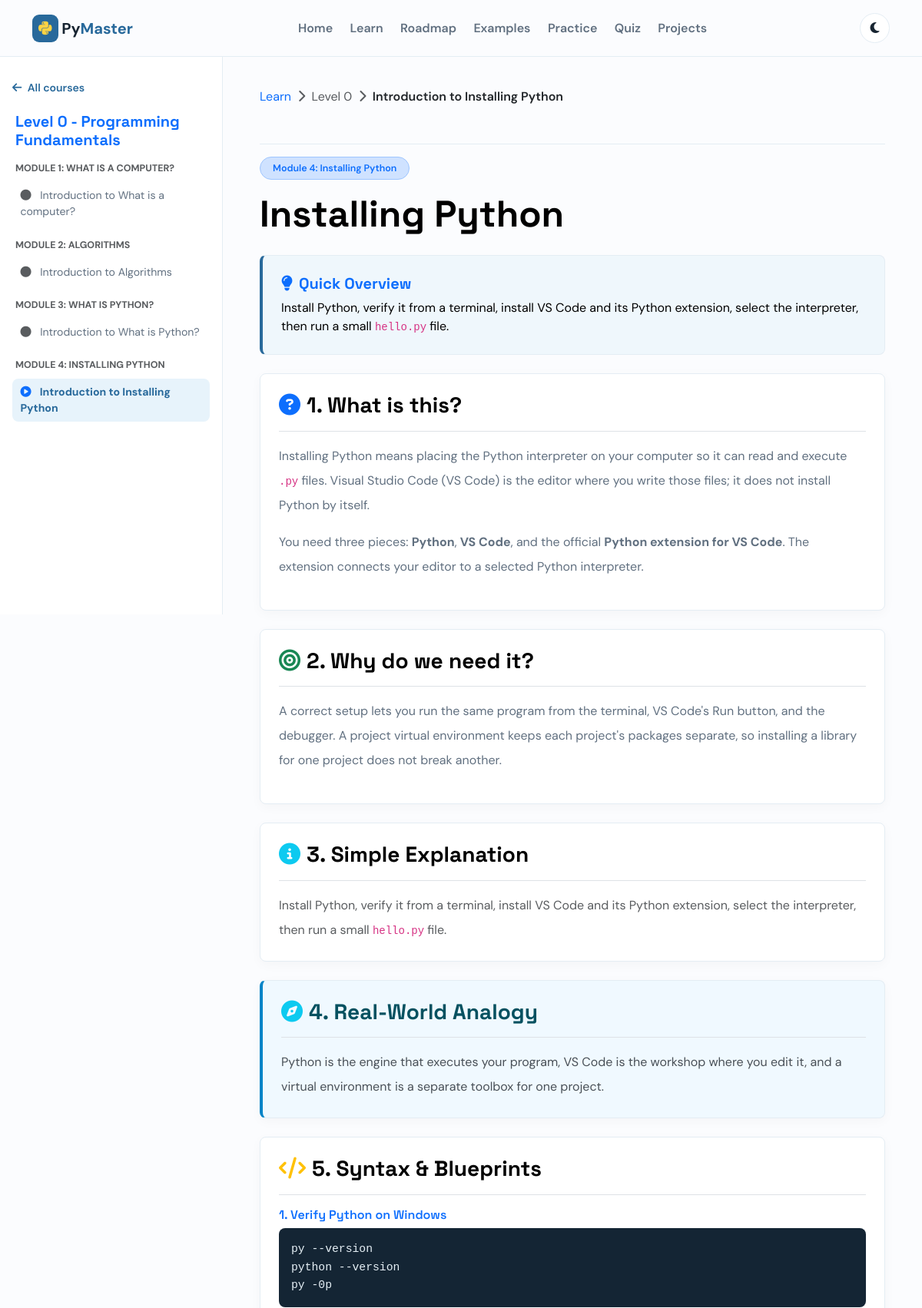
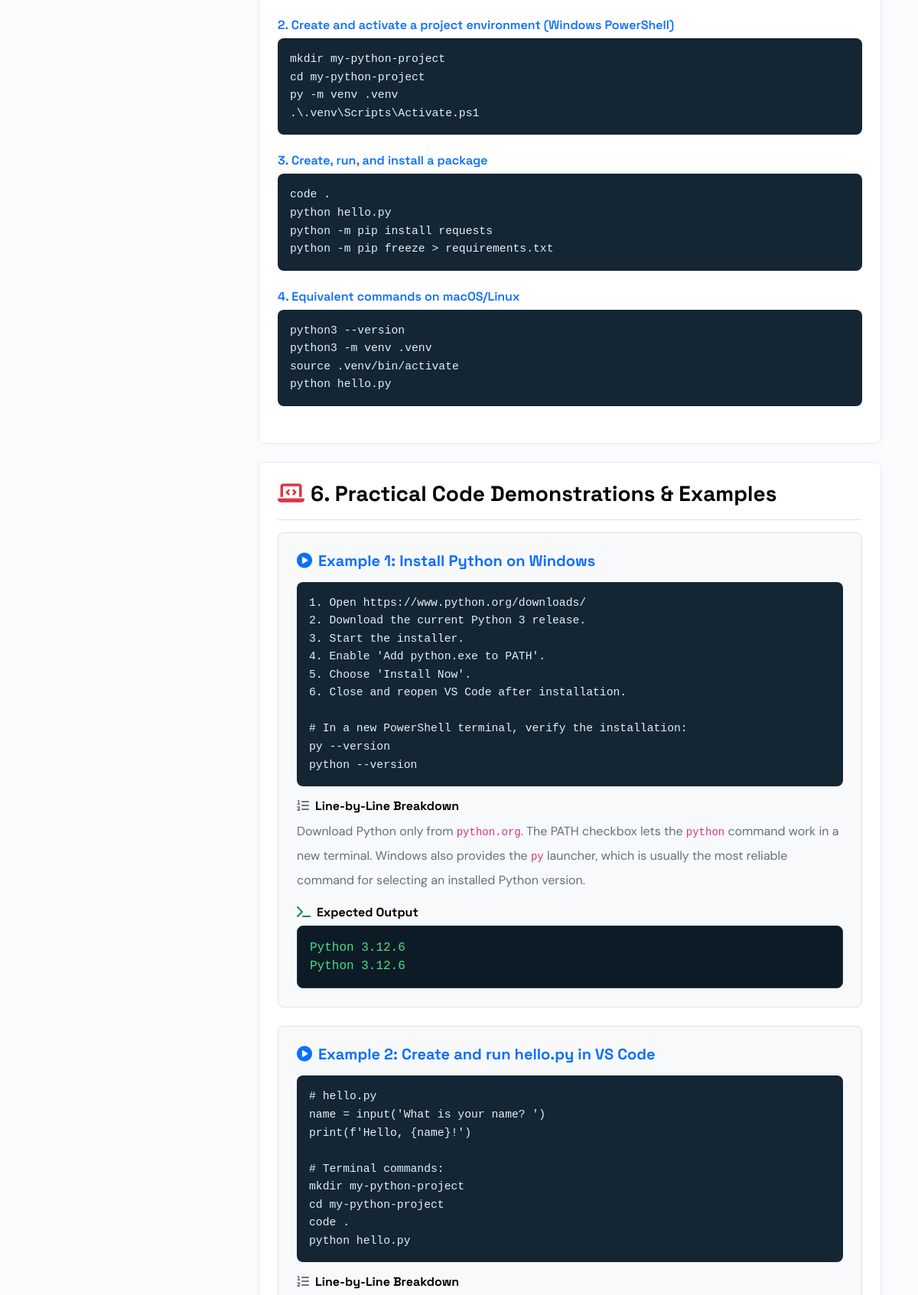
/lessons/level-0-module-4-installing-python (upper part), run on the app's committed database (2 pictures, top to bottom).
### models/course.py (models this page shows)
class Course(db.Model):
    __tablename__ = "courses"
    id = db.Column(db.Integer, primary_key=True)
    title = db.Column(db.String(150), nullable=False, unique=True)
    slug = db.Column(db.String(160), nullable=False, unique=True, index=True)
    description = db.Column(db.Text, nullable=False)
    level = db.Column(db.String(30), nullable=False, default="Beginner")
    thumbnail = db.Column(db.String(255))
    created_at = db.Column(db.DateTime, nullable=False, default=datetime.utcnow)
    modules = db.relationship("Module", back_populates="course", cascade="all, delete-orphan", order_by="Module.position")
    projects = db.relationship("Project", back_populates="course", cascade="all, delete-orphan")

### models/module.py (models this page shows)
class Module(db.Model):
    __tablename__ = "modules"
    id = db.Column(db.Integer, primary_key=True)
    course_id = db.Column(db.Integer, db.ForeignKey("courses.id"), nullable=False)
    title = db.Column(db.String(150), nullable=False)
    description = db.Column(db.Text)
    position = db.Column(db.Integer, nullable=False, default=1)
    course = db.relationship("Course", back_populates="modules")
    lessons = db.relationship("Lesson", back_populates="module", cascade="all, delete-orphan", order_by="Lesson.position")

### models/lesson.py (models this page shows)
class Lesson(db.Model):
    __tablename__ = "lessons"
    id = db.Column(db.Integer, primary_key=True)
    module_id = db.Column(db.Integer, db.ForeignKey("modules.id"), nullable=False)
    title = db.Column(db.String(180), nullable=False)
    slug = db.Column(db.String(190), nullable=False, unique=True, index=True)
    content = db.Column(db.Text, nullable=False)
    position = db.Column(db.Integer, nullable=False, default=1)
    estimated_minutes = db.Column(db.Integer, nullable=False, default=10)
    module = db.relationship("Module", back_populates="lessons")
    code_examples = db.relationship("CodeExample", back_populates="lesson", cascade="all, delete-orphan")
    practice_problems = db.relationship("PracticeProblem", back_populates="lesson", cascade="all, delete-orphan")
    quiz_questions = db.relationship("QuizQuestion", back_populates="lesson", cascade="all, delete-orphan")

### routes/main.py (the view)
@main_bp.get("/lessons/<slug>")
def lesson(slug):
    current = Lesson.query.filter_by(slug=slug).first_or_404()
    course = current.module.course
    lessons = [x for m in course.modules for x in m.lessons]
    index = lessons.index(current)
    return render_template(
        "lesson.html",
        lesson=current,
        course=course,
        modules=course.modules,
        guide=guide(current),
        previous=lessons[index - 1] if index else None,
        next_lesson=lessons[index + 1] if index + 1 < len(lessons) else None,
        progress=round((index + 1) / len(lessons) * 100),
    )

### models/quiz_question.py (called while the page is built)
    @property
    def options(self):
        return json.loads(self.options_json)

### services/lesson_content.py (called while the page is built)
def concept_name(lesson):
    return lesson.title.replace("Introduction to ", "").strip()

def guide(lesson):
    concept = concept_name(lesson)
    concept_lower = concept.lower()
    matched_guide = None
    for key, data in DETAILED_GUIDES.items():
        if key in concept_lower:
            matched_guide = dict(data)
            matched_guide["concept"] = concept
            break
    if not matched_guide:
        matched_guide = build_dynamic_detailed_guide(concept, lesson)
    if "analogy" not in matched_guide or not matched_guide["analogy"]:
        analogy_text = next(
            (text for key, text in ANALOGIES.items() if key.lower() in concept_lower),
            f"Think of {concept} as a reliable building block in your software system."
        )
        matched_guide["analogy"] = analogy_text
    return matched_guide

### templates/lesson.html (shortened to what this page needs)
{% extends "index.html" %}
{% block content %}
<div class="lesson-shell">
  <aside class="lesson-sidebar">
    <a href="{{ url_for('main.learn') }}" class="back-link mb-3 text-decoration-none fw-semibold">
      <i class="fa fa-arrow-left me-1"></i> All courses
    </a>
    <h3 class="h5 fw-bold text-primary mb-3 px-1">{{ course.title }}</h3>
    {% for module in modules %}
    <div class="side-module mb-3">
      <b class="text-uppercase text-muted fs-7 d-block px-1 mb-2">{{ module.title }}</b>
      {% for item in module.lessons %}
      <a class="side-lesson-link {{ 'current' if item.id == lesson.id }}" href="{{ url_for('main.lesson', slug=item.slug) }}">
        <i class="fa {{ 'fa-play-circle text-primary' if item.id == lesson.id else 'fa-circle text-muted' }} me-2"></i> {{ item.title }}
      </a>
      {% endfor %}
    </div>
    {% endfor %}
  </aside>
  <article class="lesson-main">
    <nav class="breadcrumbs mb-3">
      <a href="{{ url_for('main.learn') }}" class="text-decoration-none">Learn</a>
      <i class="fa fa-chevron-right text-muted mx-1"></i>
      <span class="text-muted">{{ course.level }}</span>
      <i class="fa fa-chevron-right text-muted mx-1"></i>
      <span class="text-dark fw-semibold">{{ lesson.title }}</span>
    </nav>
    <div class="badge bg-primary-subtle text-primary border border-primary-subtle px-3 py-2 rounded-pill mb-3 fw-semibold fs-7">
      {{ lesson.module.title }}
    </div>
    <h1 class="display-5 fw-bold mb-4 text-body-emphasis">{{ guide.concept }}</h1>
    <div class="overview-box p-4 rounded-3 mb-4">
      <h5 class="fw-bold text-primary mb-2"><i class="fa fa-lightbulb me-2"></i>Quick Overview</h5>
      <div class="fs-6 lh-base text-body-emphasis">{{ guide.simple | safe }}</div>
    </div>
    <section class="lesson-card p-4 rounded-3 mb-4">
      <h2 class="h3 fw-bold text-body-emphasis border-bottom pb-3 mb-3"><i class="fa fa-question-circle text-primary me-2"></i>1. What is this?</h2>
      <div class="lh-lg fs-6 text-body-secondary">{{ guide.what | safe }}</div>
    </section>
    <section class="lesson-card p-4 rounded-3 mb-4">
      <h2 class="h3 fw-bold text-body-emphasis border-bottom pb-3 mb-3"><i class="fa fa-bullseye text-success me-2"></i>2. Why do we need it?</h2>
      <div class="lh-lg fs-6 text-body-secondary">{{ guide.why | safe }}</div>
    </section>
    <section class="lesson-card p-4 rounded-3 mb-4">
      <h2 class="h3 fw-bold text-body-emphasis border-bottom pb-3 mb-3"><i class="fa fa-info-circle text-info me-2"></i>3. Simple Explanation</h2>
      <div class="lh-lg fs-6 text-body-secondary">{{ guide.simple | safe }}</div>
    </section>
    <section class="lesson-card analogy-card p-4 rounded-3 mb-4">
      <h2 class="h3 fw-bold text-info-emphasis border-bottom pb-3 mb-3"><i class="fa fa-compass text-info me-2"></i>4. Real-World Analogy</h2>
      <div class="lh-lg fs-6 text-dark-emphasis">{{ guide.analogy | safe }}</div>
    </section>
    <section class="lesson-card p-4 rounded-3 mb-4">
      <h2 class="h3 fw-bold text-body-emphasis border-bottom pb-3 mb-3"><i class="fa fa-code text-warning me-2"></i>5. Syntax & Blueprints</h2>
      {% if guide.syntaxes %}
        {% for syn in guide.syntaxes %}
        <div class="mb-4">
          <h5 class="fw-semibold text-primary fs-6 mb-2">{{ syn.label }}</h5>
          <div class="code-box p-3 rounded-3 font-monospace">
            <pre class="m-0"><code>{{ syn.code }}</code></pre>
          </div>
        </div>
        {% endfor %}
      {% else %}
        <div class="code-box p-3 rounded-3 font-monospace">
          <pre class="m-0"><code>{{ guide.syntax }}</code></pre>
        </div>
      {% endif %}
    </section>
    <section class="lesson-card p-4 rounded-3 mb-4">
      <h2 class="h3 fw-bold text-body-emphasis border-bottom pb-3 mb-3"><i class="fa fa-laptop-code text-danger me-2"></i>6. Practical Code Demonstrations & Examples</h2>
      {% if guide.examples %}
        {% for eg in guide.examples %}
        <div class="example-block border rounded-3 p-4 mb-4 bg-body-tertiary">
          <h4 class="h5 fw-bold text-primary mb-3"><i class="fa fa-play-circle me-2"></i>{{ eg.title }}</h4>
          <div class="code-box p-3 rounded-3 font-monospace mb-3">
            <pre class="m-0"><code>{{ eg.code }}</code></pre>
          </div>
          <h5 class="fw-bold text-body-emphasis fs-6 mb-2"><i class="fa fa-list-ol text-secondary me-2"></i>Line-by-Line Breakdown</h5>
          <div class="lh-lg fs-6 text-body-secondary mb-3">{{ eg.breakdown | safe }}</div>
          <h5 class="fw-bold text-body-emphasis fs-6 mb-2"><i class="fa fa-terminal text-success me-2"></i>Expected Output</h5>
          <div class="output-box p-3 rounded-3 font-monospace">
            <pre class="m-0 fs-6"><code>{{ eg.output }}</code></pre>
          </div>
        </div>
        {% endfor %}
      {% endif %}
    </section>
  </article>
</div>
{% endblock %}

### static/css/main.css (style rules this page uses)
:root { --b: #28699b; --y: #ffd343; --ink: #172431; --muted: #617080; --bg: #fbfcfe; --card: #fff; --tint: #eff7fc; --border: #e4edf4; }
* { box-sizing: border-box; }
html { scroll-behavior: smooth; scroll-padding-top: 80px; }
body { background: var(--bg); color: var(--ink); font-family: "DM Sans", sans-serif; }
h1, h2, h3, h4, h5, h6 { font-family: "Space Grotesk", sans-serif; color: var(--ink); }
p { color: var(--muted); }
nav { min-height: 74px; background: var(--bg); border-bottom: 1px solid var(--border); }
.lesson-shell { display: grid; grid-template-columns: 290px minmax(0, 1fr); max-width: 1440px; margin: 0 auto; width: 100%; min-height: calc(100vh - 74px); }
.lesson-sidebar { position: sticky; top: 74px; height: calc(100vh - 74px); overflow-y: auto; padding: 1.5rem 1rem 3rem; border-right: 1px solid var(--border); background: var(--card); }
.back-link { display: inline-block; color: var(--b); font-size: 0.88rem; padding: 0.35rem 0; }
.side-lesson-link { display: block; padding: 0.45rem 0.65rem; margin: 0.15rem 0; border-radius: 8px; color: var(--muted); font-size: 0.88rem; text-decoration: none; transition: background 0.15s ease, color 0.15s ease; }
.side-lesson-link.current { background: #e7f3fb; color: var(--b); font-weight: 700; }
.lesson-main { max-width: 960px; width: 100%; padding: 2.5rem 3rem 5rem; margin: 0 auto; }
.lesson-card { background: var(--card); border: 1px solid var(--border); border-radius: 16px; box-shadow: 0 4px 15px rgba(0, 0, 0, 0.03); }
.overview-box { background: var(--tint); border: 1px solid var(--border); border-left: 4px solid var(--b); }
.analogy-card { background: #f0f9ff; border-left: 4px solid #0284c7 !important; }
.code-box { background: #142534; color: #e5eff5; border-radius: 12px; }
.code-box pre { color: #e5eff5; font-family: "Consolas", "Fira Code", monospace; font-size: 0.92rem; line-height: 1.6; }
.output-box { background: #0d1b26; color: #4ade80; border-radius: 10px; border: 1px solid #1e3a50; }
.output-box pre { color: #4ade80; font-family: "Consolas", "Fira Code", monospace; }
.fs-7 { font-size: 0.78rem !important; }

### data on the page
Course: title "Level 0 - Programming Fundamentals", level "Level 0"
Module: title "MODULE 1: WHAT IS A COMPUTER?"
Lesson: title "Introduction to What is a computer?"
Module: title "MODULE 2: ALGORITHMS"
Lesson: title "Introduction to Algorithms"
Module: title "MODULE 3: WHAT IS PYTHON?"
Lesson: title "Introduction to What is Python?"
Module: title "MODULE 4: INSTALLING PYTHON", module "Module 4: Installing Python"
Lesson: title "Introduction to Installing Python"

### other printed values
{{ n }} "Home" "Learn" "Roadmap" "Examples" "Practice" "Quiz" "Projects"
{{ guide.concept }} "Installing Python"
{{ guide.simple | safe }} "Install Python, verify it from a terminal, install VS Code and its Python extension, select the interpreter, then run a small hello.py file."
{{ guide.analogy | safe }} "Python is the engine that executes your program, VS Code is the workshop where you edit it, and a virtual environment is a separate toolbox for one project."
{{ syn.label }} "1. Verify Python on Windows" "2. Create and activate a project environment (Windows PowerShell)" "3. Create, run, and install a package" "4. Equivalent commands on macOS/Linux"
{{ syn.code }} "py --version python --version py -0p" "mkdir my-python-project cd my-python-project py -m venv .venv .\\.venv\\Scripts\\Activate.ps1" "code . python hello.py python -m pip install requests python -m pip freeze > requirements.txt" "python3 --version python3 -m venv .venv source .venv/bin/activate python hello.py"
{{ eg.title }} "Example 1: Install Python on Windows" "Example 2: Create and run hello.py in VS Code"
{{ eg.output }} "Python 3.12.6 Python 3.12.6"
{{ eg.code }} "# hello.py name = input('What is your name? ') print(f'Hello, {name}!') # Terminal commands: mkdir my-python-project cd my-python-project code . python hello.py"
